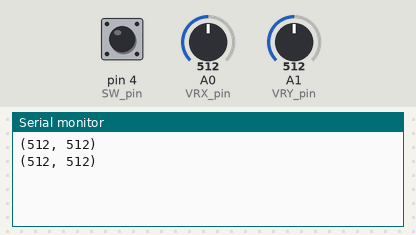
The sketch below on a simulated Arduino Uno, built with avr-gcc and run on an emulated ATmega328P. Shown: the last lines printed to the serial monitor. The inputs (shaded band) are chosen by the test bench; at power-on: A0 (VRX_pin) = 512, pin 4 (SW_pin) HIGH, A1 (VRY_pin) = 512.

Above: at 1.8 s.
1.9 s: A0 (VRX_pin) set to 787
At 3.0 s:
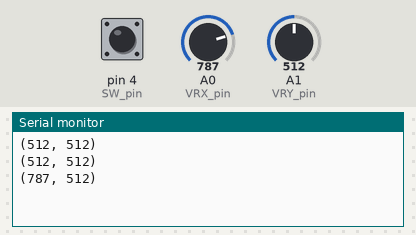
3.4 s: A0 (VRX_pin) set to 818
At 5.1 s:
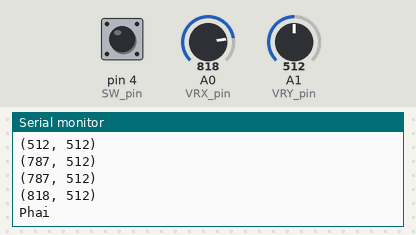
Timing chart, 0 to 6.6 s (numbered marks = the images above; inputs shaded):
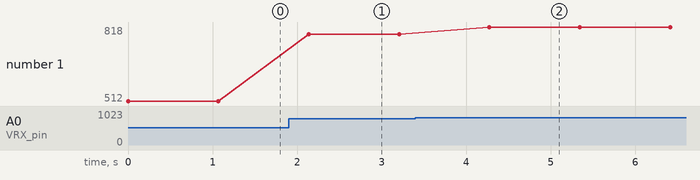

The sketch:

send.ino
```cpp
#include <IRremote.h>

#define IR_SEND_PIN 3
IRsend irsend(IR_SEND_PIN);
uint32_t NEC_command;
uint32_t noRepeats = 1;

const int VRX_pin = A0;
const int VRY_pin = A1;
const int SW_pin = 4;
void setup() {
  pinMode(SW_pin, INPUT_PULLUP);
  Serial.begin(9600);
}

int x_pos, y_pos;
void loop() {
  x_pos = analogRead(VRX_pin);
  y_pos = analogRead(VRY_pin);
  Serial.print("(");
  Serial.print(x_pos);
  Serial.print(", ");
  Serial.print(y_pos);
  Serial.println(")");

  // Đọc giá trị từ nút nhấn trên joystick
  int SW_value = digitalRead(SW_pin);

  if (x_pos <= 200) {
    Serial.println("Trai");
    NEC_command = 0x1A;   // xuoi
  } else if (x_pos >= 800) {
    Serial.println("Phai");
    NEC_command = 0x1B;    // nguoc
  } else if (y_pos <= 200) {
    Serial.println("Len");
    NEC_command = 0x1C;   // nhanh dan
  } else if (y_pos >= 800) {
    Serial.println("Xuong");
    NEC_command = 0x1D;   // cham dan
  }

  if (SW_value == LOW) {
    Serial.println("Nhan");  // dung
    NEC_command = 0x1E;
  }
  irsend.sendNEC(0x00, NEC_command, noRepeats);
  delay(1000);
}
```

Measured:
- the behaviour switches between 799 and 800 on A0 (VRX_pin) (found by bisection; images 1 and 2)
- after the input at 1.9 s, the serial monitor: prints a new line after 0.24 s (image 1)
- after the input at 3.4 s, the serial monitor: prints a new line after 0.88 s (image 2)
- plotted number 1: 512 → 787 after the input at 1.9 s, 787 → 818 after the input at 3.4 s
